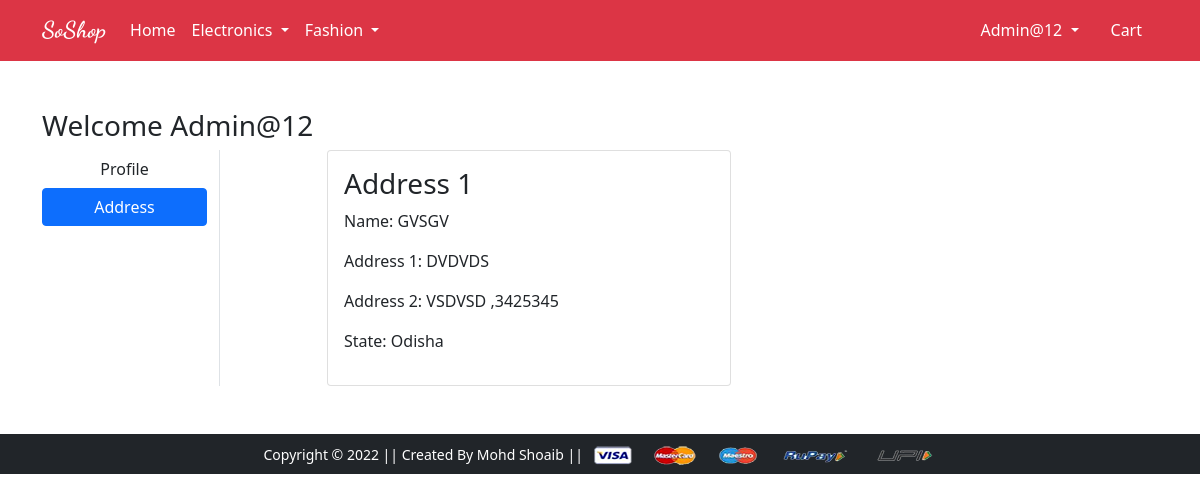
The page /address/ (signed in) on the database its author committed.
### app/models.py (models this page shows)
class Customer(models.Model):
    user = models.ForeignKey(User,on_delete=models.CASCADE)
    name = models.CharField(max_length=200)
    locality = models.CharField(max_length=200)
    city = models.CharField(max_length=50)
    zipcode = models.IntegerField()
    state = models.CharField(choices=STATE_CHOICES,max_length=50)

### app/views.py (the view)
# urls.py: path('address/', views.address, name='address'),
@login_required
def address(request):
    add = Customer.objects.filter(user=request.user)
    return render(request, 'app/address.html',{'add':add,'active':'btn-primary'})

### templates/app/address.html (shortened to what this page needs)
{% extends 'app/base.html' %}
{% load static %}
{% block main-content %}
<div class="container my-5">
 <div class="row">
 <h3>Welcome {{request.user}}</h3>
  <div class="col-sm-2 border-end">
   <ul class="list-unstyled">
    <li class="d-grid"><a href="{% url 'profile' %}" class="btn">Profile</a></li>
    <li class="d-grid"><a href="{% url 'address' %}" class="btn {{active}}">Address</a></li>
   </ul>
  </div>
  <div class="col-sm-9 offset-sm-1">
   <div class="row">
    {% for ad in add %}
    <div class="col-sm-6">
     <div class="card">
      <div class="card-body">
       <h3>Address {{ forloop.counter }}</h3>
       <p>Name: {{ad.name}}</p>
       <p>Address 1: {{ad.locality}}</p>
       <p>Address 2: {{ad.city}} ,{{ad.zipcode}}</p>
       <p>State: {{ad.state}}</p>
      </div>
     </div>
    </div>
    {% endfor %}
   </div>
  </div>
 </div>
</div>
{% endblock main-content %}

### templates/app/base.html (shortened to what this page needs)
<!DOCTYPE html>
{% load static %}
<html lang="en">
  <head>
    <link
      href="https://cdn.jsdelivr.net/npm/bootstrap@5.0.0-beta1/dist/css/bootstrap.min.css"
      rel="stylesheet"
    />
    <link rel="stylesheet" href="{% static 'app/css/owl.carousel.min.css' %}" />
    <link rel="stylesheet" href="{% static 'app/css/all.min.css' %}" />
    <link rel="stylesheet" href="{% static 'app/css/style.css' %}" />
  </head>
  <body>
    <nav class="navbar navbar-expand-lg bg-color sticky-top">
      <div class="container">
        <a class="navbar-brand text-white logo" href="/">SoShop</a>
        <div class="collapse navbar-collapse" id="navbarSupportedContent">
          <ul class="navbar-nav me-auto mb-2 mb-lg-0">
            <li class="nav-item">
              <a class="nav-link active text-white" aria-current="page" href="/"
                >Home</a
              >
            </li>
            <li class="nav-item dropdown">
              <a
                class="nav-link dropdown-toggle text-white"
                href="#"
                id="electronicsDropdown"
                role="button"
                data-bs-toggle="dropdown"
                aria-expanded="false"
              >
                Electronics
              </a>
            </li>
            <li class="nav-item dropdown">
              <a
                class="nav-link dropdown-toggle text-white"
                href="#"
                id="fashionDropdown"
                role="button"
                data-bs-toggle="dropdown"
                aria-expanded="false"
              >
                Fashion
              </a>
            </li>
          </ul>
          <div>
            <ul class="navbar-nav me-auto mb-2 mb-lg-0">
              {% if request.user.is_authenticated %}
              <li class="nav-item dropdown mx-2">
                <a
                  class="nav-link dropdown-toggle text-white"
                  href="#"
                  id="profileDropdown"
                  role="button"
                  data-bs-toggle="dropdown"
                  aria-expanded="false"
                >
                  {{request.user.username}}
                </a>
              </li>
              <li class="nav-item mx-2">
                <a href="{% url 'cart' %}" class="nav-link text-white">
                   Cart
                </a>
              </li>
              {% endif %}
            </ul>
          </div>
        </div>
      </div>
    </nav>
    {% block main-content %} {% endblock %}
    <footer class="container-fluid bg-dark text-center p-2 mt-5">
      <small class="text-white"
        >Copyright &copy; 2022 || Created By Mohd Shoaib ||
      </small>
      <img
        src="{% static 'app/images/payment.png' %}"
        alt=""
        srcset=""
        class="img-fluid"
        height="2px"
      />
    </footer>
  </body>
</html>

### static/app/css/style.css (style rules this page uses)
.logo { font-family: 'Cookie', cursive; font-family: 'Dancing Script', cursive; font-size: 23px; font-weight: bold; }
.bg-color { background-color: rgb(220, 53, 69); }

### rows shown on the page
Customer: name "GVSGV", locality "DVDVDS", city "VSDVSD", zipcode "3425345", state "Odisha"

### other values the page prints
{{ request.user.username }} "Admin@12"
{{ request.user }} "Admin@12"
